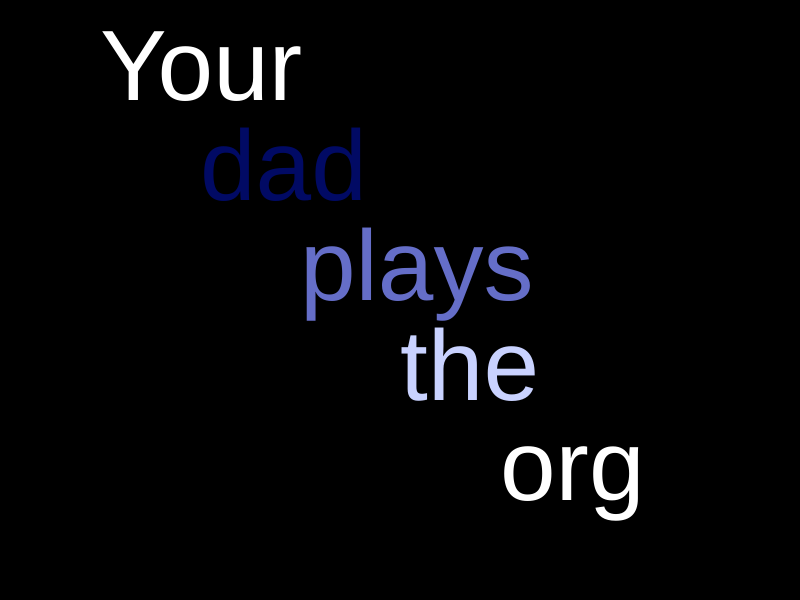
Frame 1 (no input)
Frame 60 (no input): identical to frame 1, image omitted
Frame 120 (the mouse pressed at the canvas centre since frame 60): identical to frame 1, image omitted

The p5.js sketch that drew this single still picture (run headless with seeded random() and noise() and a simulated clock; from frame 60 on, the mouse is pressed at the canvas centre):

// p5.js sketch
// ── sketch.js
var words = ["Your", "dad", "plays", "the", "org"];
var index = 0;

function setup () {
  createCanvas(800, 600);
}

function draw () {
  background(0)
  fill(255);
  textSize(100);
  for (var i = 0; i < 5; i ++){
    text(words[i], i*100 + 100, i*100 + 100);
    fill(1 + i*100, 10 + i*100, 100 + i*100);

  }
}
